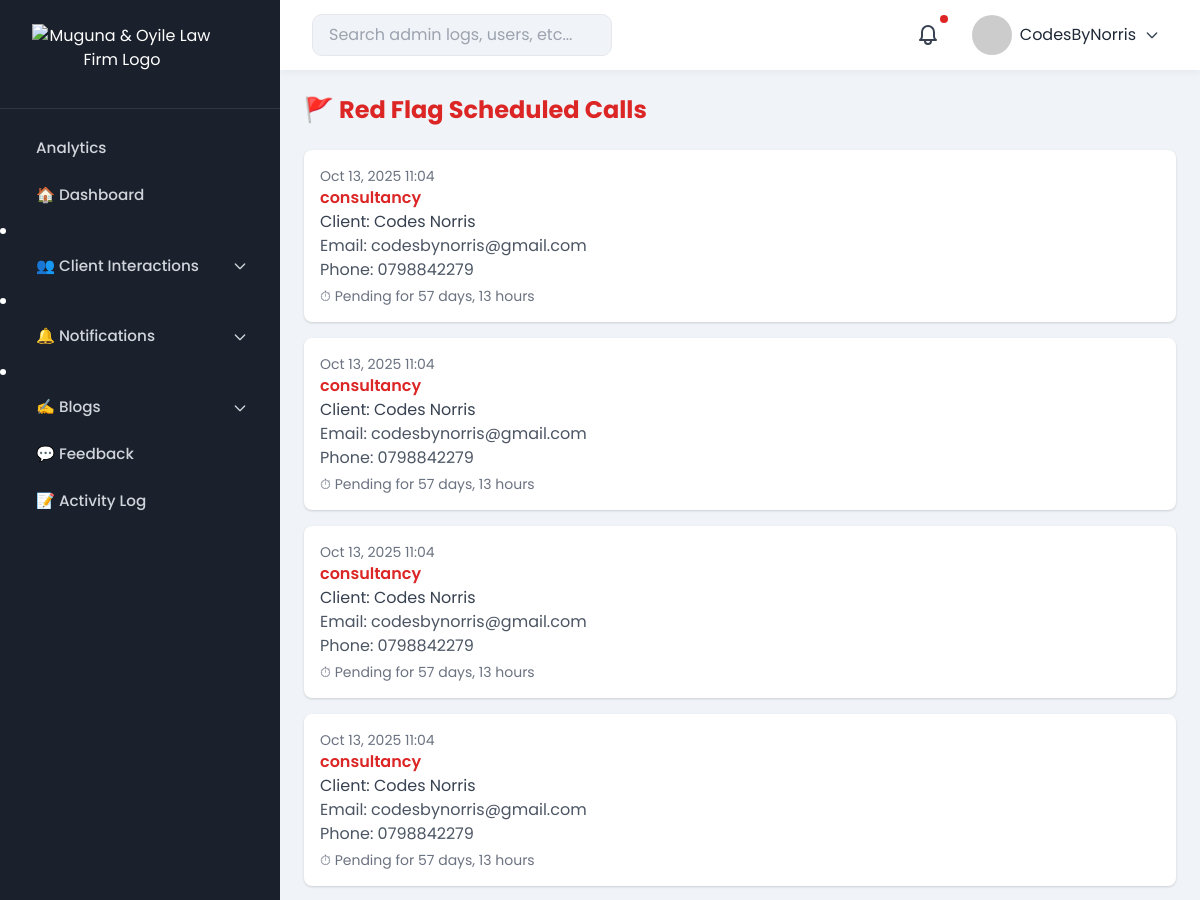
/admin-dashboard/red-flags/ (signed in, upper part), run on an earlier commit of the app's database.
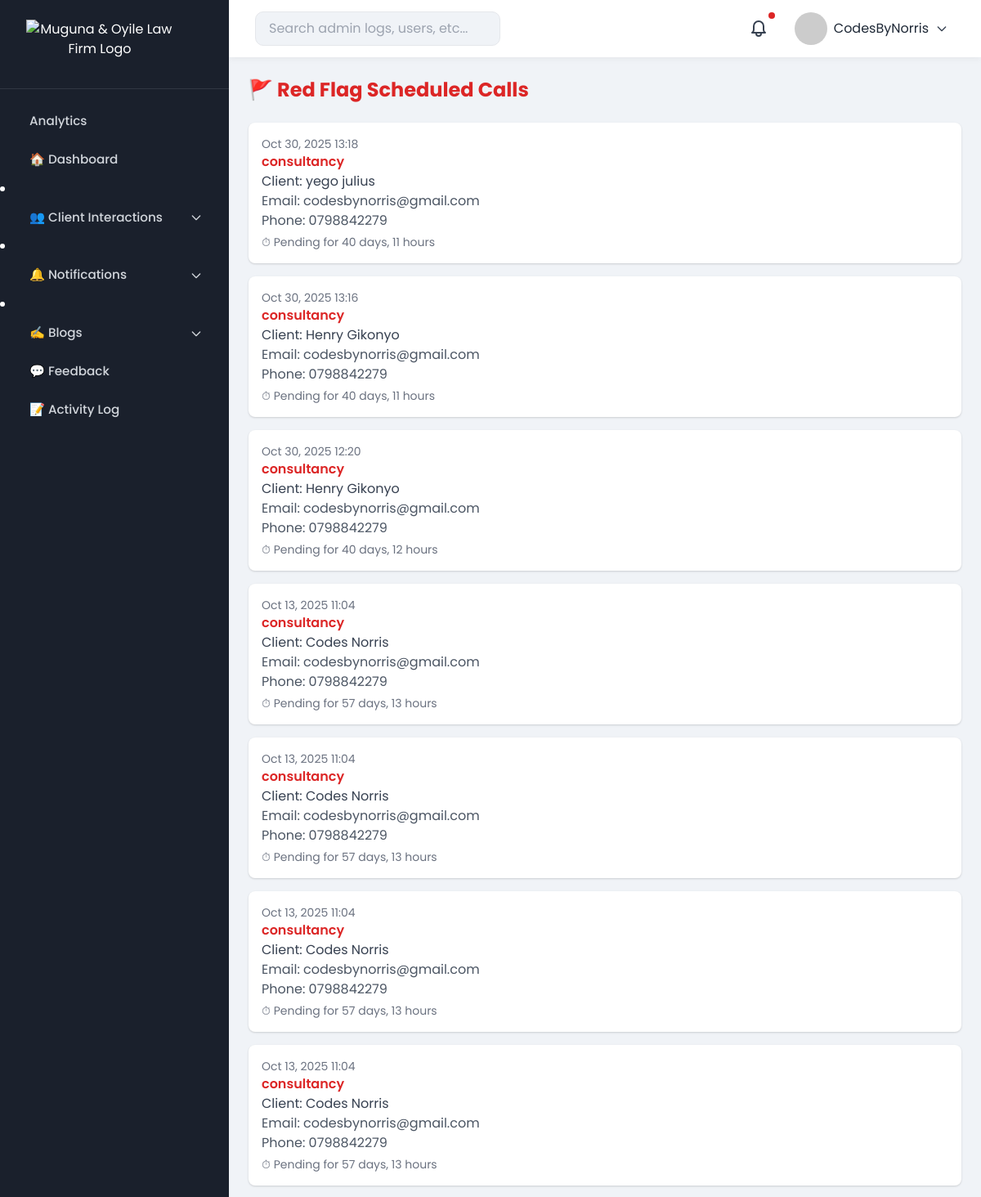
And on a later commit of the database.
### advocates/models.py (models this page shows, shortened)
class ScheduledCall(models.Model):
    first_name = models.CharField(max_length=50)
    last_name = models.CharField(max_length=50)
    email = models.EmailField()
    phone_number = models.CharField(max_length=20)
    subject = models.CharField(max_length=50, choices=LEGAL_SERVICES)
    date = models.DateField()
    time_slot = models.TimeField()
    is_confirmed = models.BooleanField(default=False)
    is_read = models.BooleanField(default=False)
    is_red_flag = models.BooleanField(default=False)
    created_at = models.DateTimeField(auto_now_add=True)
    reminder_sent = models.BooleanField(default=False)
    class Meta:
        ordering = ["-created_at"]

### advocates/admin_views.py (the view)
# urls.py: path('admin-dashboard/red-flags/', admin_views.red_flag_messages, name='red_flag_messages'),
@login_required
@user_passes_test(admin_required)
def red_flag_messages(request):
    cutoff_time = timezone.now() - timedelta(hours=48)
    overdue_calls = ScheduledCall.objects.filter(
        is_confirmed=False,
        created_at__lte=cutoff_time
    )
    for call in overdue_calls:
        if not call.is_red_flag:
            call.is_red_flag = True
            call.save()
        delta = timezone.now() - call.created_at
        days = delta.days
        hours = delta.seconds // 3600
        call.pending_duration = (
            f"{days} days, {hours} hours" if days or hours else "Less than an hour"
        )
    calls = ScheduledCall.objects.filter(is_red_flag=True).order_by('-created_at')
    for call in calls:
        delta = timezone.now() - call.created_at
        days = delta.days
        hours = delta.seconds // 3600
        call.pending_duration = (
            f"{days} days, {hours} hours" if days or hours else "Less than an hour"
        )
    return render(
        request,
        "admin_dashboard/red_flag_messages.html",
        {"calls": calls}
    )

### advocates/admin_views.py (called while the page is built)
def admin_required(user):
    return user.is_staff or user.is_superuser

### advocates/context_processors.py (called while the page is built)
def admin_context(request):
    if request.user.is_authenticated:
        red_flags = ContactMessage.objects.filter(is_red_flag=True).count()
        unread_messages = ContactMessage.objects.filter(is_read=False).count()
        unread_calls = ScheduledCall.objects.filter(is_read=False).count()
        total_notifications = unread_messages + unread_calls
        return {
            "admin_name": request.user.get_full_name() or request.user.username,
            "red_flag_count": red_flags,
            "total_notifications": total_notifications,
        }
    return {}

### advocates/templates/admin_dashboard/red_flag_messages.html (shortened to what this page needs)
{% extends "admin_dashboard/base_admin.html" %}
{% block dashboard_content %}
<div class="p-6">
    <h1 class="text-2xl font-bold text-red-600 mb-6">🚩 Red Flag Scheduled Calls</h1>
    {% if calls %}
        <div class="space-y-4">
            {% for call in calls %}
                <div class="p-4 bg-white rounded-lg shadow hover:shadow-md transition">
                    <p class="text-sm text-gray-500">{{ call.created_at|date:"M d, Y H:i" }}</p>
                    <h2 class="font-semibold text-red-600">{{ call.subject }}</h2>
                    <p class="text-gray-700">Client: {{ call.first_name }} {{ call.last_name }}</p>
                    <p class="text-gray-600">Email: {{ call.email }}</p>
                    <p class="text-gray-600">Phone: {{ call.phone_number }}</p>
                    <p class="text-sm text-gray-500 mt-1">⏱ Pending for {{ call.pending_duration }}</p>
                </div>
            {% endfor %}
        </div>
    {% else %}
        <p class="text-gray-500">🎉 No scheduled calls pending over 48 hours.</p>
    {% endif %}
</div>
{% endblock %}

What changed in the data, as far as the page shows it:
added ScheduledCall: created_at "Oct 30, 2025 13:18", subject "consultancy", first_name "yego", last_name "julius", email "codesbynorris@gmail.com", phone_number "0798842279", pending_duration "40 days, 11 hours"
added ScheduledCall: created_at "Oct 30, 2025 13:16", subject "consultancy", first_name "Henry", last_name "Gikonyo", email "codesbynorris@gmail.com", phone_number "0798842279", pending_duration "40 days, 11 hours"
added ScheduledCall: created_at "Oct 30, 2025 12:20", subject "consultancy", first_name "Henry", last_name "Gikonyo", email "codesbynorris@gmail.com", phone_number "0798842279", pending_duration "40 days, 12 hours"
